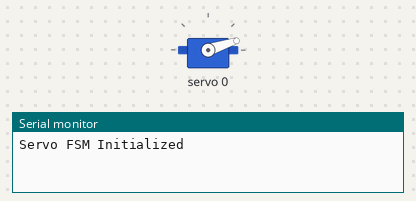
Simulated run of this sketch. Board: Arduino Uno, built with avr-gcc and run on an emulated ATmega328P. Shown: servo, the last lines printed to the serial monitor.

Above: at 0.05 s.
At 4.0 s:
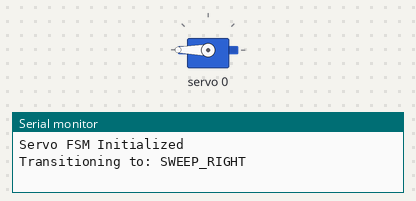
Timing chart, 0 to 5.2 s (numbered marks = the images above):
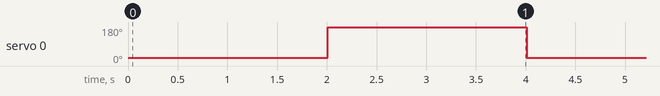

The sketch:

2.2-ServoControlFSM.ino
```cpp
/**********************************************************************
 * File       : 2.2-ServoControlFSM.ino
 * Title      : MCP/FSM – Servo Sweep Controller
 * Author     : Rudy Martin / Next Shift Consulting
 * Description: FSM with servo movement logic
 *              Teaches Action FSM + MCP transitions
 **********************************************************************/

#include <Wire.h>
#include <Adafruit_PWMServoDriver.h>

// --- Servo Config ---
#define SERVO_FREQ 50  // Hz
#define SERVO_MIN 150  // Pulse for 0 deg
#define SERVO_MAX 600  // Pulse for 180 deg
#define SERVO_MID 375  // ≈90°
#define CHANNEL 0      // Using channel 0

Adafruit_PWMServoDriver pwm = Adafruit_PWMServoDriver();

// --- FSM States ---
enum State {
  SWEEP_LEFT,
  SWEEP_RIGHT
};
State currentState = SWEEP_LEFT;

// --- Timing ---
unsigned long stateStartTime = 0;
const unsigned long DURATION = 2000;  // 2 seconds

void setup() {
  Serial.begin(115200);
  pwm.begin();
  pwm.setPWMFreq(SERVO_FREQ);
  delay(10);

  Serial.println("Servo FSM Initialized");
  stateStartTime = millis();
}

void loop() {
  // MCP Step 1: SENSE – get time
  unsigned long now = millis();

  // MCP Step 2: PLAN – time-based state change
  if (now - stateStartTime >= DURATION) {
    currentState = (currentState == SWEEP_LEFT) ? SWEEP_RIGHT : SWEEP_LEFT;
    stateStartTime = now;

    // MCP Step 4: LOG
    Serial.print("Transitioning to: ");
    Serial.println((currentState == SWEEP_LEFT) ? "SWEEP_LEFT" : "SWEEP_RIGHT");
  }

  // MCP Step 3: ACT – execute motion
  switch (currentState) {
    case SWEEP_LEFT:
      pwm.setPWM(CHANNEL, 0, SERVO_MIN);
      break;
    case SWEEP_RIGHT:
      pwm.setPWM(CHANNEL, 0, SERVO_MAX);
      break;
  }

  // MCP Step 5: REPEAT
}
```

Measured:
- by itself, servo 0: alternates 180° for 2.0 s and 18° for 2.0 s
